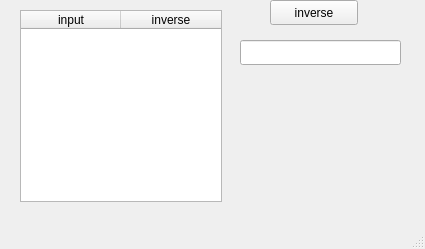
<?xml version="1.0" encoding="UTF-8"?>
<ui version="4.0">
 <class>MainWindow</class>
 <widget class="QMainWindow" name="MainWindow">
  <property name="geometry">
   <rect>
    <x>0</x>
    <y>0</y>
    <width>425</width>
    <height>249</height>
   </rect>
  </property>
  <property name="windowTitle">
   <string>MainWindow</string>
  </property>
  <widget class="QWidget" name="centralwidget">
   <widget class="QTableWidget" name="tableWidget">
    <property name="geometry">
     <rect>
      <x>20</x>
      <y>10</y>
      <width>202</width>
      <height>192</height>
     </rect>
    </property>
    <column>
     <property name="text">
      <string>input</string>
     </property>
    </column>
    <column>
     <property name="text">
      <string>inverse</string>
     </property>
    </column>
   </widget>
   <widget class="QPushButton" name="count">
    <property name="geometry">
     <rect>
      <x>270</x>
      <y>0</y>
      <width>88</width>
      <height>25</height>
     </rect>
    </property>
    <property name="text">
     <string>inverse</string>
    </property>
   </widget>
   <widget class="QLineEdit" name="input">
    <property name="geometry">
     <rect>
      <x>240</x>
      <y>40</y>
      <width>161</width>
      <height>25</height>
     </rect>
    </property>
   </widget>
  </widget>
  <widget class="QMenuBar" name="menubar">
   <property name="geometry">
    <rect>
     <x>0</x>
     <y>0</y>
     <width>425</width>
     <height>22</height>
    </rect>
   </property>
  </widget>
  <widget class="QStatusBar" name="statusbar"/>
 </widget>
 <resources/>
 <connections/>
</ui>
